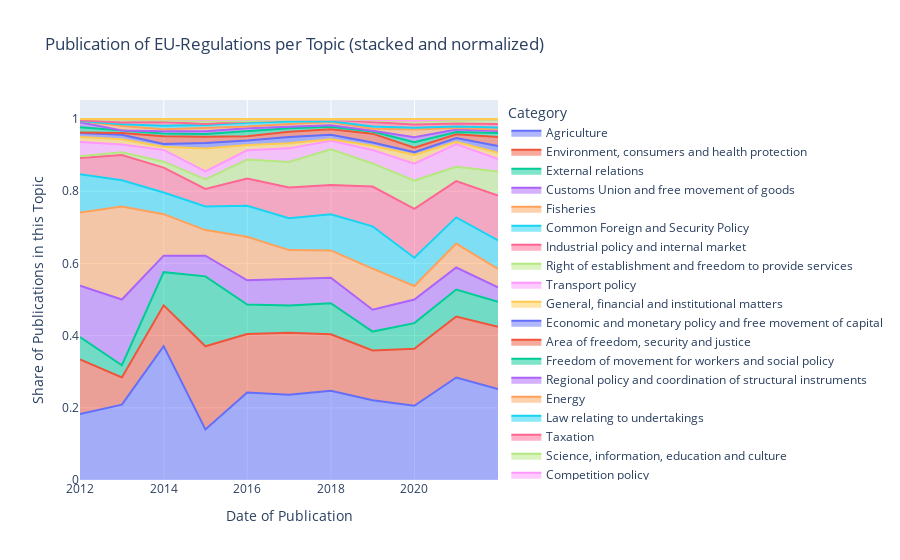

Write notebook code for a chart like this one.
### Code cell
# plotly
x_norm_plot = x_norm.copy()
y_norm_plot = y_norm.copy()
fig = px.area(x=x_norm_plot, y=y_norm_plot,
              labels={"x": "Date of Publication",
                     "value": "Share of Publications in this Topic",
                     "variable": "Category"},
              title='Publication of EU-Regulations per Topic (stacked and normalized)')
fig.for_each_trace(lambda t: t.update(name = newnames[t.name],
                                      legendgroup = newnames[t.name],
                                      hovertemplate = t.hovertemplate.replace(t.name, newnames[t.name])))
fig.show()

### Figure 1 — Plotly figure (JSON) as saved in the notebook; plotly's stock layout.template omitted (floating-point values rounded to 4 significant figures)
{"data": [{"fillpattern": {"shape": ""}, "hovertemplate": "Category=Agriculture<br>Date of Publication=%{x}<br>Share of Publications in this Topic=%{y}<extra></extra>", "legendgroup": "Agriculture", "line": {"color": "#636efa"}, "marker": {"symbol": "circle"}, "mode": "lines", "name": "Agriculture", "orientation": "v", "showlegend": true, "stackgroup": "1", "type": "scatter", "x": ["2011-12-31T00:00:00", "2012-12-31T00:00:00", "2013-12-31T00:00:00", "2014-12-31T00:00:00", "2015-12-31T00:00:00", "2016-12-31T00:00:00", "2017-12-31T00:00:00", "2018-12-31T00:00:00", "2019-12-31T00:00:00", "2020-12-31T00:00:00", "2021-12-31T00:00:00"], "xaxis": "x", "y": [0.1829, 0.2087, 0.3709, 0.1399, 0.2425, 0.2358, 0.2474, 0.2207, 0.2056, 0.2839, 0.2517], "yaxis": "y"}, {"fillpattern": {"shape": ""}, "hovertemplate": "Category=Environment, consumers and health protection<br>Date of Publication=%{x}<br>Share of Publications in this Topic=%{y}<extra></extra>", "legendgroup": "Environment, consumers and health protection", "line": {"color": "#EF553B"}, "marker": {"symbol": "circle"}, "mode": "lines", "name": "Environment, consumers and health protection", "orientation": "v", "showlegend": true, "stackgroup": "1", "type": "scatter", "x": ["2011-12-31T00:00:00", "2012-12-31T00:00:00", "2013-12-31T00:00:00", "2014-12-31T00:00:00", "2015-12-31T00:00:00", "2016-12-31T00:00:00", "2017-12-31T00:00:00", "2018-12-31T00:00:00", "2019-12-31T00:00:00", "2020-12-31T00:00:00", "2021-12-31T00:00:00"], "xaxis": "x", "y": [0.151, 0.07524, 0.1131, 0.2306, 0.162, 0.1722, 0.1564, 0.1382, 0.1577, 0.1689, 0.173], "yaxis": "y"}, {"fillpattern": {"shape": ""}, "hovertemplate": "Category=External relations<br>Date of Publication=%{x}<br>Share of Publications in this Topic=%{y}<extra></extra>", "legendgroup": "External relations", "line": {"color": "#00cc96"}, "marker": {"symbol": "circle"}, "mode": "lines", "name": "External relations", "orientation": "v", "showlegend": true, "stackgroup": "1", "type": "scatter", "x": ["2011-12-31T00:00:00", "2012-12-31T00:00:00", "2013-12-31T00:00:00", "2014-12-31T00:00:00", "2015-12-31T00:00:00", "2016-12-31T00:00:00", "2017-12-31T00:00:00", "2018-12-31T00:00:00", "2019-12-31T00:00:00", "2020-12-31T00:00:00", "2021-12-31T00:00:00"], "xaxis": "x", "y": [0.06217, 0.03398, 0.09167, 0.1936, 0.08153, 0.07547, 0.08589, 0.05226, 0.07126, 0.07461, 0.069], "yaxis": "y"}, {"fillpattern": {"shape": ""}, "hovertemplate": "Category=Customs Union and free movement of goods<br>Date of Publication=%{x}<br>Share of Publications in this Topic=%{y}<extra></extra>", "legendgroup": "Customs Union and free movement of goods", "line": {"color": "#ab63fa"}, "marker": {"symbol": "circle"}, "mode": "lines", "name": "Customs Union and free movement of goods", "orientation": "v", "showlegend": true, "stackgroup": "1", "type": "scatter", "x": ["2011-12-31T00:00:00", "2012-12-31T00:00:00", "2013-12-31T00:00:00", "2014-12-31T00:00:00", "2015-12-31T00:00:00", "2016-12-31T00:00:00", "2017-12-31T00:00:00", "2018-12-31T00:00:00", "2019-12-31T00:00:00", "2020-12-31T00:00:00", "2021-12-31T00:00:00"], "xaxis": "x", "y": [0.1421, 0.182, 0.04584, 0.05708, 0.06708, 0.07429, 0.07055, 0.06039, 0.06542, 0.06114, 0.03984], "yaxis": "y"}, {"fillpattern": {"shape": ""}, "hovertemplate": "Category=Fisheries<br>Date of Publication=%{x}<br>Share of Publications in this Topic=%{y}<extra></extra>", "legendgroup": "Fisheries", "line": {"color": "#FFA15A"}, "marker": {"symbol": "circle"}, "mode": "lines", "name": "Fisheries", "orientation": "v", "showlegend": true, "stackgroup": "1", "type": "scatter", "x": ["2011-12-31T00:00:00", "2012-12-31T00:00:00", "2013-12-31T00:00:00", "2014-12-31T00:00:00", "2015-12-31T00:00:00", "2016-12-31T00:00:00", "2017-12-31T00:00:00", "2018-12-31T00:00:00", "2019-12-31T00:00:00", "2020-12-31T00:00:00", "2021-12-31T00:00:00"], "xaxis": "x", "y": [0.2025, 0.2573, 0.1148, 0.07107, 0.1207, 0.07901, 0.07566, 0.1138, 0.03738, 0.06632, 0.05151], "yaxis": "y"}, {"fillpattern": {"shape": ""}, "hovertemplate": "Category=Common Foreign and Security Policy<br>Date of Publication=%{x}<br>Share of Publications in this Topic=%{y}<extra></extra>", "legendgroup": "Common Foreign and Security Policy", "line": {"color": "#19d3f3"}, "marker": {"symbol": "circle"}, "mode": "lines", "name": "Common Foreign and Security Policy", "orientation": "v", "showlegend": true, "stackgroup": "1", "type": "scatter", "x": ["2011-12-31T00:00:00", "2012-12-31T00:00:00", "2013-12-31T00:00:00", "2014-12-31T00:00:00", "2015-12-31T00:00:00", "2016-12-31T00:00:00", "2017-12-31T00:00:00", "2018-12-31T00:00:00", "2019-12-31T00:00:00", "2020-12-31T00:00:00", "2021-12-31T00:00:00"], "xaxis": "x", "y": [0.1066, 0.07282, 0.06013, 0.06547, 0.08566, 0.08844, 0.1002, 0.1173, 0.07827, 0.07254, 0.07872], "yaxis": "y"}, {"fillpattern": {"shape": ""}, "hovertemplate": "Category=Industrial policy and internal market<br>Date of Publication=%{x}<br>Share of Publications in this Topic=%{y}<extra></extra>", "legendgroup": "Industrial policy and internal market", "line": {"color": "#FF6692"}, "marker": {"symbol": "circle"}, "mode": "lines", "name": "Industrial policy and internal market", "orientation": "v", "showlegend": true, "stackgroup": "1", "type": "scatter", "x": ["2011-12-31T00:00:00", "2012-12-31T00:00:00", "2013-12-31T00:00:00", "2014-12-31T00:00:00", "2015-12-31T00:00:00", "2016-12-31T00:00:00", "2017-12-31T00:00:00", "2018-12-31T00:00:00", "2019-12-31T00:00:00", "2020-12-31T00:00:00", "2021-12-31T00:00:00"], "xaxis": "x", "y": [0.0444, 0.07039, 0.06897, 0.04868, 0.07534, 0.08491, 0.08078, 0.1103, 0.1355, 0.1005, 0.1244], "yaxis": "y"}, {"fillpattern": {"shape": ""}, "hovertemplate": "Category=Right of establishment and freedom to provide services<br>Date of Publication=%{x}<br>Share of Publications in this Topic=%{y}<extra></extra>", "legendgroup": "Right of establishment and freedom to provide services", "line": {"color": "#B6E880"}, "marker": {"symbol": "circle"}, "mode": "lines", "name": "Right of establishment and freedom to provide services", "orientation": "v", "showlegend": true, "stackgroup": "1", "type": "scatter", "x": ["2011-12-31T00:00:00", "2012-12-31T00:00:00", "2013-12-31T00:00:00", "2014-12-31T00:00:00", "2015-12-31T00:00:00", "2016-12-31T00:00:00", "2017-12-31T00:00:00", "2018-12-31T00:00:00", "2019-12-31T00:00:00", "2020-12-31T00:00:00", "2021-12-31T00:00:00"], "xaxis": "x", "y": [0.005329, 0.007282, 0.0164, 0.0263, 0.05263, 0.07075, 0.09918, 0.06388, 0.07827, 0.03938, 0.06608], "yaxis": "y"}, {"fillpattern": {"shape": ""}, "hovertemplate": "Category=Transport policy<br>Date of Publication=%{x}<br>Share of Publications in this Topic=%{y}<extra></extra>", "legendgroup": "Transport policy", "line": {"color": "#FF97FF"}, "marker": {"symbol": "circle"}, "mode": "lines", "name": "Transport policy", "orientation": "v", "showlegend": true, "stackgroup": "1", "type": "scatter", "x": ["2011-12-31T00:00:00", "2012-12-31T00:00:00", "2013-12-31T00:00:00", "2014-12-31T00:00:00", "2015-12-31T00:00:00", "2016-12-31T00:00:00", "2017-12-31T00:00:00", "2018-12-31T00:00:00", "2019-12-31T00:00:00", "2020-12-31T00:00:00", "2021-12-31T00:00:00"], "xaxis": "x", "y": [0.03908, 0.02184, 0.03238, 0.02238, 0.0258, 0.03774, 0.02352, 0.03717, 0.04673, 0.06321, 0.03499], "yaxis": "y"}, {"fillpattern": {"shape": ""}, "hovertemplate": "Category=General, financial and institutional matters<br>Date of Publication=%{x}<br>Share of Publications in this Topic=%{y}<extra></extra>", "legendgroup": "General, financial and institutional matters", "line": {"color": "#FECB52"}, "marker": {"symbol": "circle"}, "mode": "lines", "name": "General, financial and institutional matters", "orientation": "v", "showlegend": true, "stackgroup": "1", "type": "scatter", "x": ["2011-12-31T00:00:00", "2012-12-31T00:00:00", "2013-12-31T00:00:00", "2014-12-31T00:00:00", "2015-12-31T00:00:00", "2016-12-31T00:00:00", "2017-12-31T00:00:00", "2018-12-31T00:00:00", "2019-12-31T00:00:00", "2020-12-31T00:00:00", "2021-12-31T00:00:00"], "xaxis": "x", "y": [0.01421, 0.01456, 0.008831, 0.06323, 0.01445, 0.01415, 0.00409, 0.01161, 0.02453, 0.006218, 0.01749], "yaxis": "y"}, {"fillpattern": {"shape": ""}, "hovertemplate": "Category=Economic and monetary policy and free movement of capital<br>Date of Publication=%{x}<br>Share of Publications in this Topic=%{y}<extra></extra>", "legendgroup": "Economic and monetary policy and free movement of capital", "line": {"color": "#636efa"}, "marker": {"symbol": "circle"}, "mode": "lines", "name": "Economic and monetary policy and free movement of capital", "orientation": "v", "showlegend": true, "stackgroup": "1", "type": "scatter", "x": ["2011-12-31T00:00:00", "2012-12-31T00:00:00", "2013-12-31T00:00:00", "2014-12-31T00:00:00", "2015-12-31T00:00:00", "2016-12-31T00:00:00", "2017-12-31T00:00:00", "2018-12-31T00:00:00", "2019-12-31T00:00:00", "2020-12-31T00:00:00", "2021-12-31T00:00:00"], "xaxis": "x", "y": [0.01066, 0.01214, 0.00799, 0.01511, 0.01238, 0.01769, 0.01227, 0.009292, 0.007009, 0.01036, 0.01846], "yaxis": "y"}, {"fillpattern": {"shape": ""}, "hovertemplate": "Category=Area of freedom, security and justice<br>Date of Publication=%{x}<br>Share of Publications in this Topic=%{y}<extra></extra>", "legendgroup": "Area of freedom, security and justice", "line": {"color": "#EF553B"}, "marker": {"symbol": "circle"}, "mode": "lines", "name": "Area of freedom, security and justice", "orientation": "v", "showlegend": true, "stackgroup": "1", "type": "scatter", "x": ["2011-12-31T00:00:00", "2012-12-31T00:00:00", "2013-12-31T00:00:00", "2014-12-31T00:00:00", "2015-12-31T00:00:00", "2016-12-31T00:00:00", "2017-12-31T00:00:00", "2018-12-31T00:00:00", "2019-12-31T00:00:00", "2020-12-31T00:00:00", "2021-12-31T00:00:00"], "xaxis": "x", "y": [0.001776, 0.004854, 0.02145, 0.01735, 0.01238, 0.01415, 0.01534, 0.02439, 0.01285, 0.01036, 0.02527], "yaxis": "y"}, {"fillpattern": {"shape": ""}, "hovertemplate": "Category=Freedom of movement for workers and social policy<br>Date of Publication=%{x}<br>Share of Publications in this Topic=%{y}<extra></extra>", "legendgroup": "Freedom of movement for workers and social policy", "line": {"color": "#00cc96"}, "marker": {"symbol": "circle"}, "mode": "lines", "name": "Freedom of movement for workers and social policy", "orientation": "v", "showlegend": true, "stackgroup": "1", "type": "scatter", "x": ["2011-12-31T00:00:00", "2012-12-31T00:00:00", "2013-12-31T00:00:00", "2014-12-31T00:00:00", "2015-12-31T00:00:00", "2016-12-31T00:00:00", "2017-12-31T00:00:00", "2018-12-31T00:00:00", "2019-12-31T00:00:00", "2020-12-31T00:00:00", "2021-12-31T00:00:00"], "xaxis": "x", "y": [0.01421, 0.007282, 0.007149, 0.007834, 0.01342, 0.009434, 0.007157, 0.005807, 0.01519, 0.006218, 0.01069], "yaxis": "y"}, {"fillpattern": {"shape": ""}, "hovertemplate": "Category=Regional policy and coordination of structural instruments<br>Date of Publication=%{x}<br>Share of Publications in this Topic=%{y}<extra></extra>", "legendgroup": "Regional policy and coordination of structural instruments", "line": {"color": "#ab63fa"}, "marker": {"symbol": "circle"}, "mode": "lines", "name": "Regional policy and coordination of structural instruments", "orientation": "v", "showlegend": true, "stackgroup": "1", "type": "scatter", "x": ["2011-12-31T00:00:00", "2012-12-31T00:00:00", "2013-12-31T00:00:00", "2014-12-31T00:00:00", "2015-12-31T00:00:00", "2016-12-31T00:00:00", "2017-12-31T00:00:00", "2018-12-31T00:00:00", "2019-12-31T00:00:00", "2020-12-31T00:00:00", "2021-12-31T00:00:00"], "xaxis": "x", "y": [0.01421, 0, 0.006728, 0.007275, 0.008256, 0.004717, 0.00409, 0.002323, 0.01402, 0.007254, 0.005831], "yaxis": "y"}, {"fillpattern": {"shape": ""}, "hovertemplate": "Category=Energy<br>Date of Publication=%{x}<br>Share of Publications in this Topic=%{y}<extra></extra>", "legendgroup": "Energy", "line": {"color": "#FFA15A"}, "marker": {"symbol": "circle"}, "mode": "lines", "name": "Energy", "orientation": "v", "showlegend": true, "stackgroup": "1", "type": "scatter", "x": ["2011-12-31T00:00:00", "2012-12-31T00:00:00", "2013-12-31T00:00:00", "2014-12-31T00:00:00", "2015-12-31T00:00:00", "2016-12-31T00:00:00", "2017-12-31T00:00:00", "2018-12-31T00:00:00", "2019-12-31T00:00:00", "2020-12-31T00:00:00", "2021-12-31T00:00:00"], "xaxis": "x", "y": [0.003552, 0.01214, 0.005467, 0.009513, 0.00516, 0.007075, 0.009202, 0.005807, 0.02103, 0.004145, 0.003887], "yaxis": "y"}, {"fillpattern": {"shape": ""}, "hovertemplate": "Category=Law relating to undertakings<br>Date of Publication=%{x}<br>Share of Publications in this Topic=%{y}<extra></extra>", "legendgroup": "Law relating to undertakings", "line": {"color": "#19d3f3"}, "marker": {"symbol": "circle"}, "mode": "lines", "name": "Law relating to undertakings", "orientation": "v", "showlegend": true, "stackgroup": "1", "type": "scatter", "x": ["2011-12-31T00:00:00", "2012-12-31T00:00:00", "2013-12-31T00:00:00", "2014-12-31T00:00:00", "2015-12-31T00:00:00", "2016-12-31T00:00:00", "2017-12-31T00:00:00", "2018-12-31T00:00:00", "2019-12-31T00:00:00", "2020-12-31T00:00:00", "2021-12-31T00:00:00"], "xaxis": "x", "y": [0, 0.004854, 0.009672, 0.007834, 0.01032, 0.007075, 0.002045, 0.005807, 0.004673, 0.004145, 0.005831], "yaxis": "y"}, {"fillpattern": {"shape": ""}, "hovertemplate": "Category=Taxation<br>Date of Publication=%{x}<br>Share of Publications in this Topic=%{y}<extra></extra>", "legendgroup": "Taxation", "line": {"color": "#FF6692"}, "marker": {"symbol": "circle"}, "mode": "lines", "name": "Taxation", "orientation": "v", "showlegend": true, "stackgroup": "1", "type": "scatter", "x": ["2011-12-31T00:00:00", "2012-12-31T00:00:00", "2013-12-31T00:00:00", "2014-12-31T00:00:00", "2015-12-31T00:00:00", "2016-12-31T00:00:00", "2017-12-31T00:00:00", "2018-12-31T00:00:00", "2019-12-31T00:00:00", "2020-12-31T00:00:00", "2021-12-31T00:00:00"], "xaxis": "x", "y": [0.001776, 0.004854, 0.01051, 0.002798, 0.003096, 0.004717, 0.00409, 0.01278, 0.009346, 0.00829, 0.009718], "yaxis": "y"}, {"fillpattern": {"shape": ""}, "hovertemplate": "Category=Science, information, education and culture<br>Date of Publication=%{x}<br>Share of Publications in this Topic=%{y}<extra></extra>", "legendgroup": "Science, information, education and culture", "line": {"color": "#B6E880"}, "marker": {"symbol": "circle"}, "mode": "lines", "name": "Science, information, education and culture", "orientation": "v", "showlegend": true, "stackgroup": "1", "type": "scatter", "x": ["2011-12-31T00:00:00", "2012-12-31T00:00:00", "2013-12-31T00:00:00", "2014-12-31T00:00:00", "2015-12-31T00:00:00", "2016-12-31T00:00:00", "2017-12-31T00:00:00", "2018-12-31T00:00:00", "2019-12-31T00:00:00", "2020-12-31T00:00:00", "2021-12-31T00:00:00"], "xaxis": "x", "y": [0.003552, 0.007282, 0.002523, 0.007834, 0.001032, 0, 0.001022, 0.003484, 0.008178, 0.007254, 0.01069], "yaxis": "y"}, {"fillpattern": {"shape": ""}, "hovertemplate": "Category=Competition policy<br>Date of Publication=%{x}<br>Share of Publications in this Topic=%{y}<extra></extra>", "legendgroup": "Competition policy", "line": {"color": "#FF97FF"}, "marker": {"symbol": "circle"}, "mode": "lines", "name": "Competition policy", "orientation": "v", "showlegend": true, "stackgroup": "1", "type": "scatter", "x": ["2011-12-31T00:00:00", "2012-12-31T00:00:00", "2013-12-31T00:00:00", "2014-12-31T00:00:00", "2015-12-31T00:00:00", "2016-12-31T00:00:00", "2017-12-31T00:00:00", "2018-12-31T00:00:00", "2019-12-31T00:00:00", "2020-12-31T00:00:00", "2021-12-31T00:00:00"], "xaxis": "x", "y": [0, 0.002427, 0.005046, 0.003917, 0.00516, 0.002358, 0.001022, 0.002323, 0.002336, 0.004145, 0.001944], "yaxis": "y"}, {"fillpattern": {"shape": ""}, "hovertemplate": "Category=People's Europe<br>Date of Publication=%{x}<br>Share of Publications in this Topic=%{y}<extra></extra>", "legendgroup": "People's Europe", "line": {"color": "#FECB52"}, "marker": {"symbol": "circle"}, "mode": "lines", "name": "People's Europe", "orientation": "v", "showlegend": true, "stackgroup": "1", "type": "scatter", "x": ["2011-12-31T00:00:00", "2012-12-31T00:00:00", "2013-12-31T00:00:00", "2014-12-31T00:00:00", "2015-12-31T00:00:00", "2016-12-31T00:00:00", "2017-12-31T00:00:00", "2018-12-31T00:00:00", "2019-12-31T00:00:00", "2020-12-31T00:00:00", "2021-12-31T00:00:00"], "xaxis": "x", "y": [0, 0, 0.0004205, 0.002238, 0.001032, 0, 0, 0.002323, 0.004673, 0.001036, 0.0009718], "yaxis": "y"}], "layout": {"legend": {"title": {"text": "Category"}, "tracegroupgap": 0}, "title": {"text": "Publication of EU-Regulations per Topic (stacked and normalized)"}, "xaxis": {"anchor": "y", "domain": [0, 1], "title": {"text": "Date of Publication"}}, "yaxis": {"anchor": "x", "domain": [0, 1], "title": {"text": "Share of Publications in this Topic"}}}}
